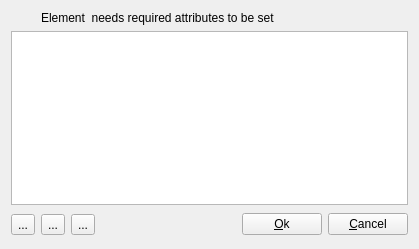
<ui version="4.0" >
 <class>AttributesModalDialogBase</class>
 <widget class="QWidget" name="AttributesModalDialogBase" >
  <property name="geometry" >
   <rect>
    <x>0</x>
    <y>0</y>
    <width>419</width>
    <height>249</height>
   </rect>
  </property>
  <property name="maximumSize" >
   <size>
    <width>32767</width>
    <height>32767</height>
   </size>
  </property>
  <property name="windowTitle" >
   <string>Set Required Attributes</string>
  </property>
  <layout class="QGridLayout" >
   <item row="0" column="0" >
    <widget class="QLabel" name="iconLabel_" >
     <property name="sizePolicy" >
      <sizepolicy vsizetype="Fixed" hsizetype="Fixed" >
       <horstretch>0</horstretch>
       <verstretch>0</verstretch>
      </sizepolicy>
     </property>
     <property name="text" >
      <string/>
     </property>
     <property name="pixmap" >
      <pixmap>../../icons/modified_attribute.png</pixmap>
     </property>
    </widget>
   </item>
   <item row="0" column="1" colspan="5" >
    <widget class="QLabel" name="textLabel_" >
     <property name="text" >
      <string>Element &lt;NAME> needs required attributes to be set</string>
     </property>
    </widget>
   </item>
   <item row="1" column="0" colspan="6" >
    <widget class="QTableView" name="attributeTableView_" />
   </item>
   <item row="2" column="0" >
    <widget class="QToolButton" name="helpButton_" >
     <property name="toolTip" >
      <string>Help</string>
     </property>
     <property name="text" >
      <string>...</string>
     </property>
    </widget>
   </item>
   <item row="2" column="1" >
    <widget class="QToolButton" name="elementHelpButton_" >
     <property name="toolTip" >
      <string>Help for Current Attribute</string>
     </property>
     <property name="text" >
      <string>...</string>
     </property>
    </widget>
   </item>
   <item row="2" column="2" >
    <widget class="QToolButton" name="browseButton_" >
     <property name="toolTip" >
      <string>Browse...</string>
     </property>
     <property name="text" >
      <string>...</string>
     </property>
    </widget>
   </item>
   <item row="2" column="3" >
    <spacer>
     <property name="orientation" >
      <enum>Qt::Horizontal</enum>
     </property>
     <property name="sizeType" >
      <enum>QSizePolicy::Expanding</enum>
     </property>
     <property name="sizeHint" >
      <size>
       <width>131</width>
       <height>27</height>
      </size>
     </property>
    </spacer>
   </item>
   <item row="2" column="4" >
    <widget class="QPushButton" name="okButton_" >
     <property name="text" >
      <string>&amp;Ok</string>
     </property>
    </widget>
   </item>
   <item row="2" column="5" >
    <widget class="QPushButton" name="cancelButton_" >
     <property name="text" >
      <string>&amp;Cancel</string>
     </property>
     <property name="shortcut" >
      <string>Alt+C</string>
     </property>
     <property name="autoDefault" >
      <bool>false</bool>
     </property>
     <property name="default" >
      <bool>false</bool>
     </property>
    </widget>
   </item>
  </layout>
 </widget>
 <layoutdefault spacing="6" margin="11" />
 <tabstops>
  <tabstop>cancelButton_</tabstop>
 </tabstops>
 <resources/>
 <connections/>
</ui>
